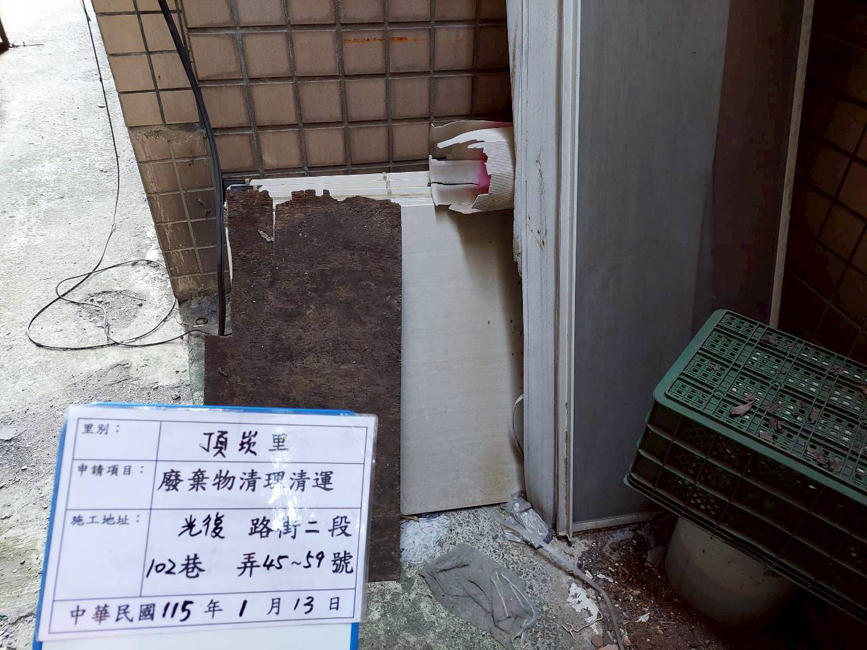
#> input picture 01_測試與範例照片庫/測試SKILLS_08/LINE_ALBUM_頂崁里廢棄物呈報_260128_2.jpg, 867 x 650 px
$ python debug_08_day_coords.py
#> lines starting #> are read from the running program, lines starting #| are printed output that depends on the picture
import cv2
import numpy as np

def read_image_utf8(path):
    return cv2.imdecode(np.fromfile(path, dtype=np.uint8), cv2.IMREAD_COLOR)
#> returned value is the input picture: shape (650, 867, 3); mean B, G, R 110, 107.1, 110.4

ref_path = r"測試SKILLS_08\LINE_ALBUM_頂崁里廢棄物呈報_260128_2.jpg"
img = read_image_utf8(ref_path)

if img is not None:
    # Year: 595,625,155,210
    # Month: 595,620,235,260
    # Let's crop day region around 595,625,290,345
    crop = img[590:630, 290:345]
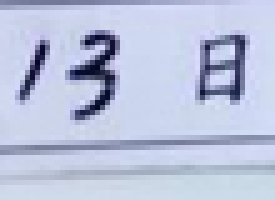
#> crop: shape (40, 55, 3) (shown 5 times larger); mean B, G, R 220.2, 194.3, 186
    cv2.imwrite("debug_08_day.png", crop)
    print("Saved debug_08_day.png")
else:
    print("Could not load image")

$ run again, with 01_測試與範例照片庫/測試SKILLS_08/LINE_ALBUM_頂崁里廢棄物呈報_260128_1.jpg copied over 01_測試與範例照片庫/測試SKILLS_08/LINE_ALBUM_頂崁里廢棄物呈報_260128_2.jpg
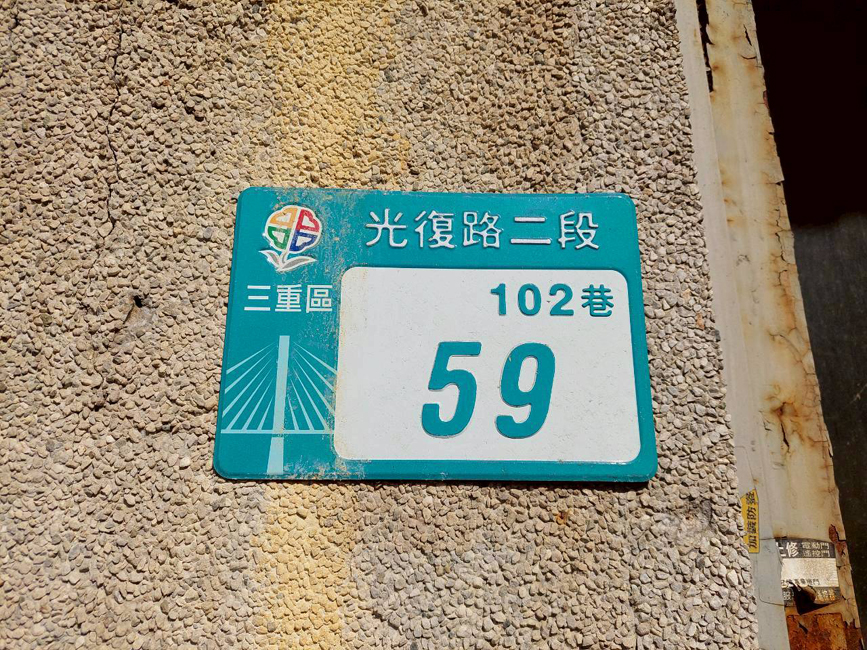
#> input picture 01_測試與範例照片庫/測試SKILLS_08/LINE_ALBUM_頂崁里廢棄物呈報_260128_1.jpg, 867 x 650 px
#> in read_image_utf8, returned value is the input picture: shape (650, 867, 3); mean B, G, R 121.3, 139.5, 142.1
#> `crop = img[590:630, 290:345]`:
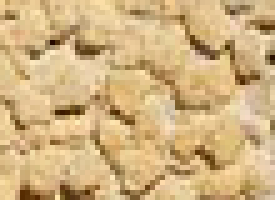
#> crop: shape (40, 55, 3) (shown 5 times larger); mean B, G, R 128.2, 177.9, 209

$ run again, with 01_測試與範例照片庫/測試SKILLS_08/LINE_ALBUM_頂崁里廢棄物呈報_260128_3.jpg copied over 01_測試與範例照片庫/測試SKILLS_08/LINE_ALBUM_頂崁里廢棄物呈報_260128_2.jpg
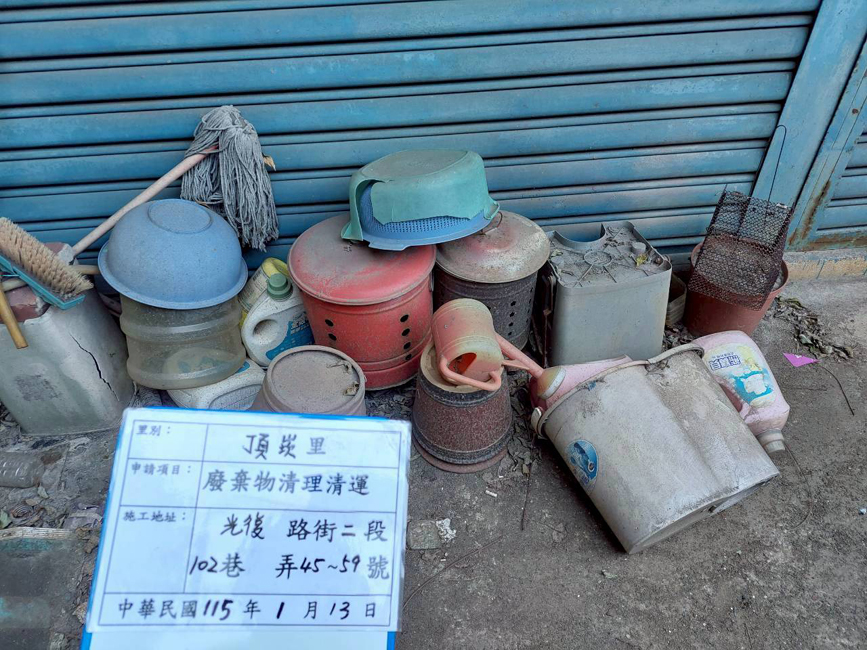
#> input picture 01_測試與範例照片庫/測試SKILLS_08/LINE_ALBUM_頂崁里廢棄物呈報_260128_3.jpg, 867 x 650 px
#> in read_image_utf8, returned value is the input picture: shape (650, 867, 3); mean B, G, R 141.9, 127.3, 105.8
#> `crop = img[590:630, 290:345]`:
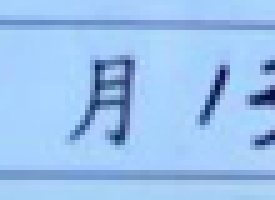
#> crop: shape (40, 55, 3) (shown 5 times larger); mean B, G, R 238.6, 194.8, 155.1

$ run again, with 01_測試與範例照片庫/測試SKILLS_08/LINE_ALBUM_頂崁里廢棄物呈報_260128_4.jpg copied over 01_測試與範例照片庫/測試SKILLS_08/LINE_ALBUM_頂崁里廢棄物呈報_260128_2.jpg
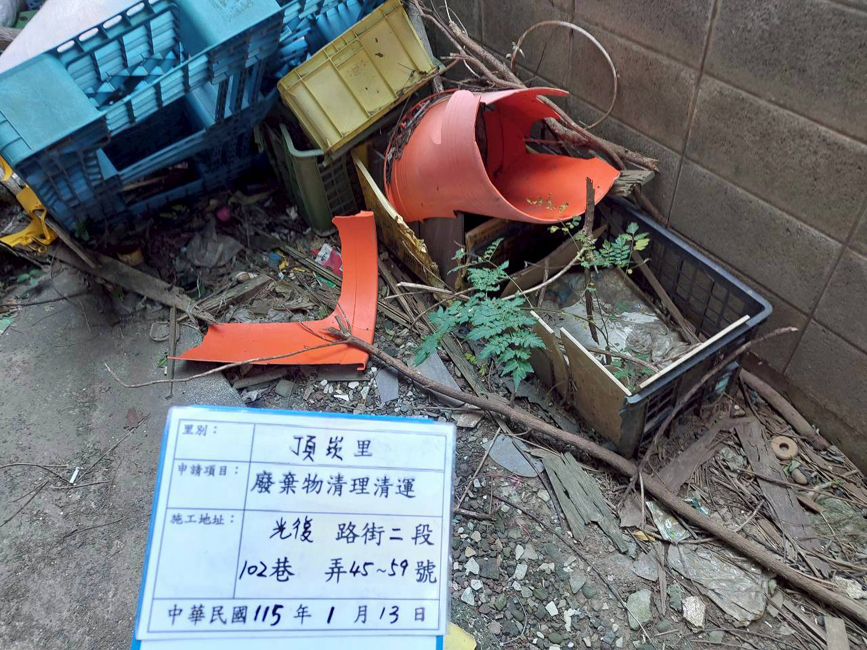
#> input picture 01_測試與範例照片庫/測試SKILLS_08/LINE_ALBUM_頂崁里廢棄物呈報_260128_4.jpg, 867 x 650 px
#> in read_image_utf8, returned value is the input picture: shape (650, 867, 3); mean B, G, R 113.5, 110.6, 108.5
#> `crop = img[590:630, 290:345]`:
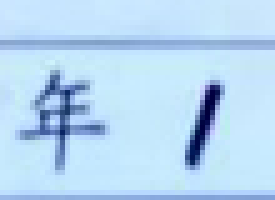
#> crop: shape (40, 55, 3) (shown 5 times larger); mean B, G, R 242.2, 215.2, 182.6
